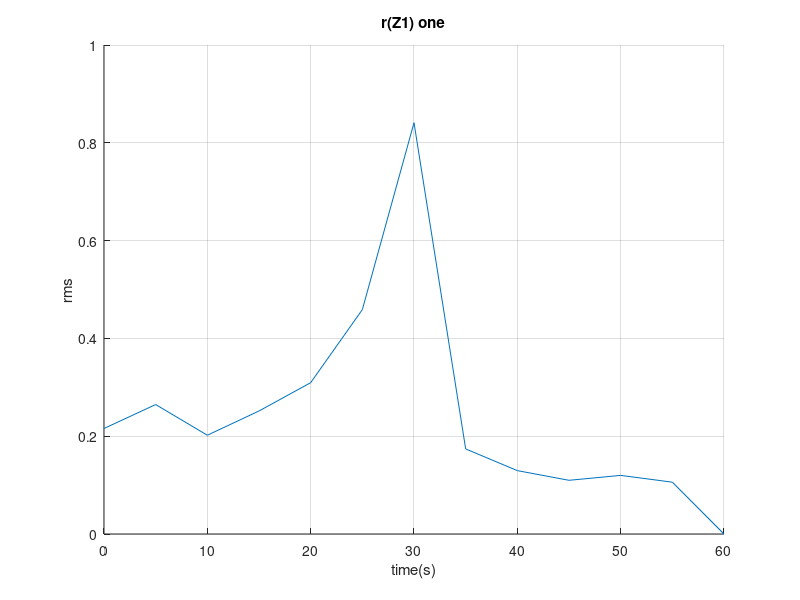
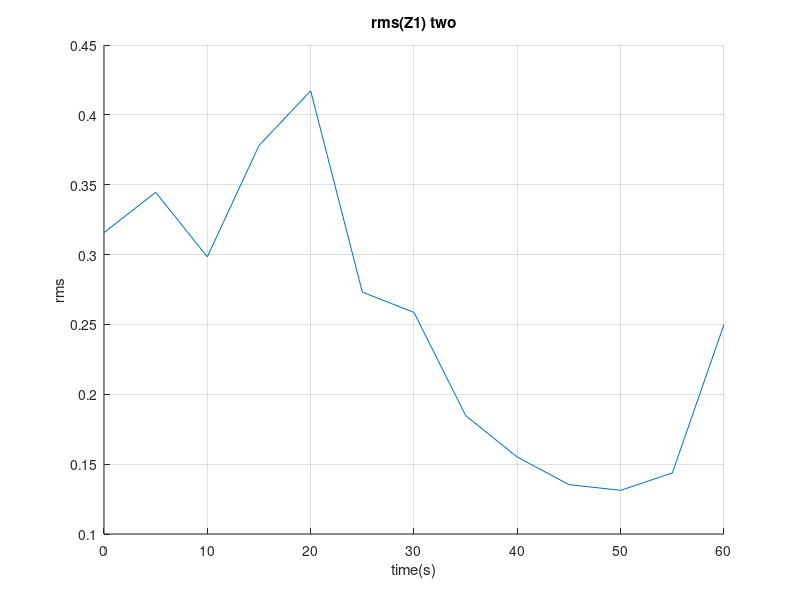

These charts were generated, in order, by the following MATLAB code:
clc
clear
a=csvread('one.csv',1,0);
b=csvread('two.csv',1,0);
A=a(1:end,5);
B=b(1:end,5);
  ra=length(A);
  rb=length(B);
 t=input('enter your Time interval =');
    T = 0:t:60;
 n=floor(60/t);
       N=floor(ra/n);
       K=floor(rb/n);
sA(N,1,1)=0;
sE(K,1,1)=0;
z=1;
for i=1:n
% one
     sA(:,:,z)=A(((i-1)*N+1):N*i,1);
            sB(:,:)=A((n*N)+1:ra,1);
     sC(:,:,z)=rms(sA(:,:,z));
         sD(:,:)=rms(sB(:,:));
     sE(:,:,z)=B(((i-1)*K+1):K*i,1);
            sF(:,:)=B((n*K)+1:ra,1);
     sG(:,:,z)=rms(sE(:,:,z));
         sH(:,:)=rms(sF(:,:));
z=z+1;
end
meshgrid(:,:)=[sC(:,:),sD(:,:)];
figure(1);
grid on
hold on
                 plot(T,meshgrid(:,:));
                    title('r(Z1) one');
xlabel('time(s)');
ylabel('rms');
meshgrid(:,:)=[sG(:,:),sH(:,:)];
figure(2);
hold on
grid on
                 plot(T,meshgrid(:,:));
                  title('rms(Z1) two');
xlabel('time(s)');
ylabel('rms');






